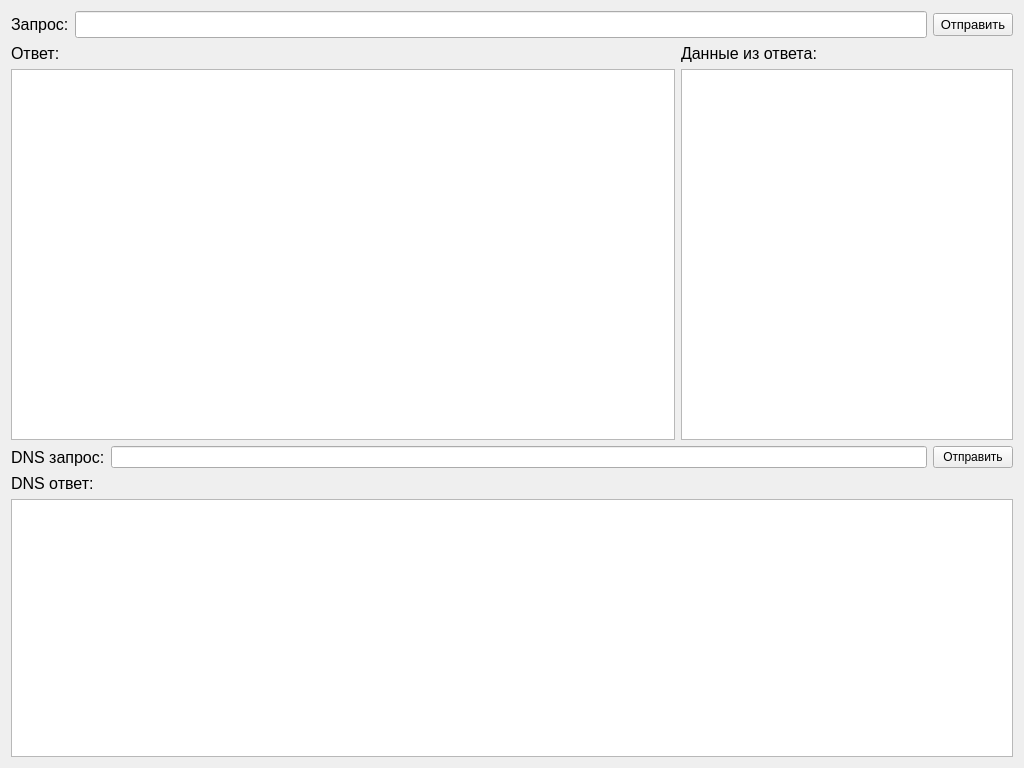
<?xml version="1.0" encoding="UTF-8"?>
<ui version="4.0">
 <class>Widget</class>
 <widget class="QWidget" name="Widget">
  <property name="geometry">
   <rect>
    <x>0</x>
    <y>0</y>
    <width>1024</width>
    <height>768</height>
   </rect>
  </property>
  <property name="windowTitle">
   <string>Сетевые приложения. ЛР #1.</string>
  </property>
  <layout class="QGridLayout" name="gridLayout_2" rowstretch="1,7,1,5">
   <item row="2" column="0">
    <layout class="QHBoxLayout" name="horizontalLayout_dnsRequest">
     <property name="topMargin">
      <number>0</number>
     </property>
     <item>
      <widget class="QLabel" name="label_dnsRequest">
       <property name="font">
        <font>
         <pointsize>12</pointsize>
        </font>
       </property>
       <property name="text">
        <string>DNS запрос:</string>
       </property>
      </widget>
     </item>
     <item>
      <widget class="QLineEdit" name="lineEdit_dnsRequest"/>
     </item>
     <item>
      <widget class="QPushButton" name="pushButton_dnsRequest">
       <property name="text">
        <string>Отправить</string>
       </property>
      </widget>
     </item>
    </layout>
   </item>
   <item row="0" column="0">
    <layout class="QHBoxLayout" name="horizontalLayout_request">
     <property name="topMargin">
      <number>0</number>
     </property>
     <item>
      <widget class="QLabel" name="label_request">
       <property name="font">
        <font>
         <pointsize>12</pointsize>
        </font>
       </property>
       <property name="text">
        <string>Запрос:</string>
       </property>
      </widget>
     </item>
     <item>
      <widget class="QLineEdit" name="lineEdit_request">
       <property name="font">
        <font>
         <pointsize>12</pointsize>
        </font>
       </property>
      </widget>
     </item>
     <item>
      <widget class="QPushButton" name="pushButton_request">
       <property name="font">
        <font>
         <pointsize>10</pointsize>
        </font>
       </property>
       <property name="text">
        <string>Отправить</string>
       </property>
      </widget>
     </item>
    </layout>
   </item>
   <item row="1" column="0">
    <layout class="QGridLayout" name="gridLayout_response" columnstretch="2,1">
     <property name="topMargin">
      <number>0</number>
     </property>
     <item row="1" column="0">
      <widget class="QPlainTextEdit" name="plainTextEdit_response">
       <property name="font">
        <font>
         <pointsize>10</pointsize>
        </font>
       </property>
      </widget>
     </item>
     <item row="0" column="0">
      <widget class="QLabel" name="label_response">
       <property name="font">
        <font>
         <pointsize>12</pointsize>
        </font>
       </property>
       <property name="text">
        <string>Ответ:</string>
       </property>
      </widget>
     </item>
     <item row="1" column="1">
      <widget class="QPlainTextEdit" name="plainTextEdit_serverInfo">
       <property name="font">
        <font>
         <pointsize>10</pointsize>
        </font>
       </property>
      </widget>
     </item>
     <item row="0" column="1">
      <widget class="QLabel" name="label_responseInfo">
       <property name="font">
        <font>
         <pointsize>12</pointsize>
        </font>
       </property>
       <property name="text">
        <string>Данные из ответа:</string>
       </property>
      </widget>
     </item>
    </layout>
   </item>
   <item row="3" column="0">
    <layout class="QVBoxLayout" name="verticalLayout_dnsResponse">
     <property name="topMargin">
      <number>0</number>
     </property>
     <item>
      <widget class="QLabel" name="label_dnsResponse">
       <property name="font">
        <font>
         <pointsize>12</pointsize>
        </font>
       </property>
       <property name="text">
        <string>DNS ответ:</string>
       </property>
      </widget>
     </item>
     <item>
      <widget class="QPlainTextEdit" name="plainTextEdit_dnsResponse">
       <property name="font">
        <font>
         <pointsize>10</pointsize>
        </font>
       </property>
      </widget>
     </item>
    </layout>
   </item>
  </layout>
 </widget>
 <resources/>
 <connections/>
</ui>
